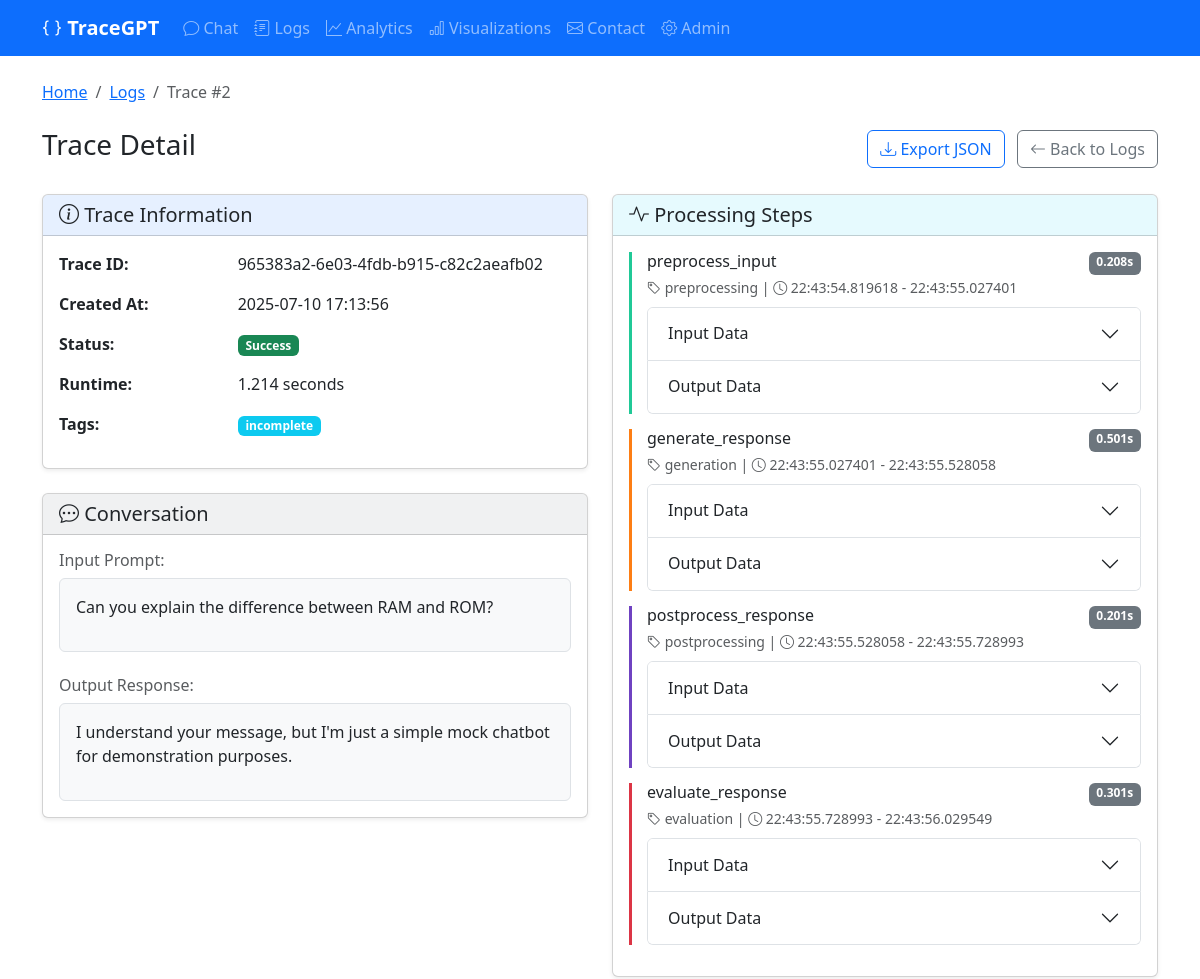
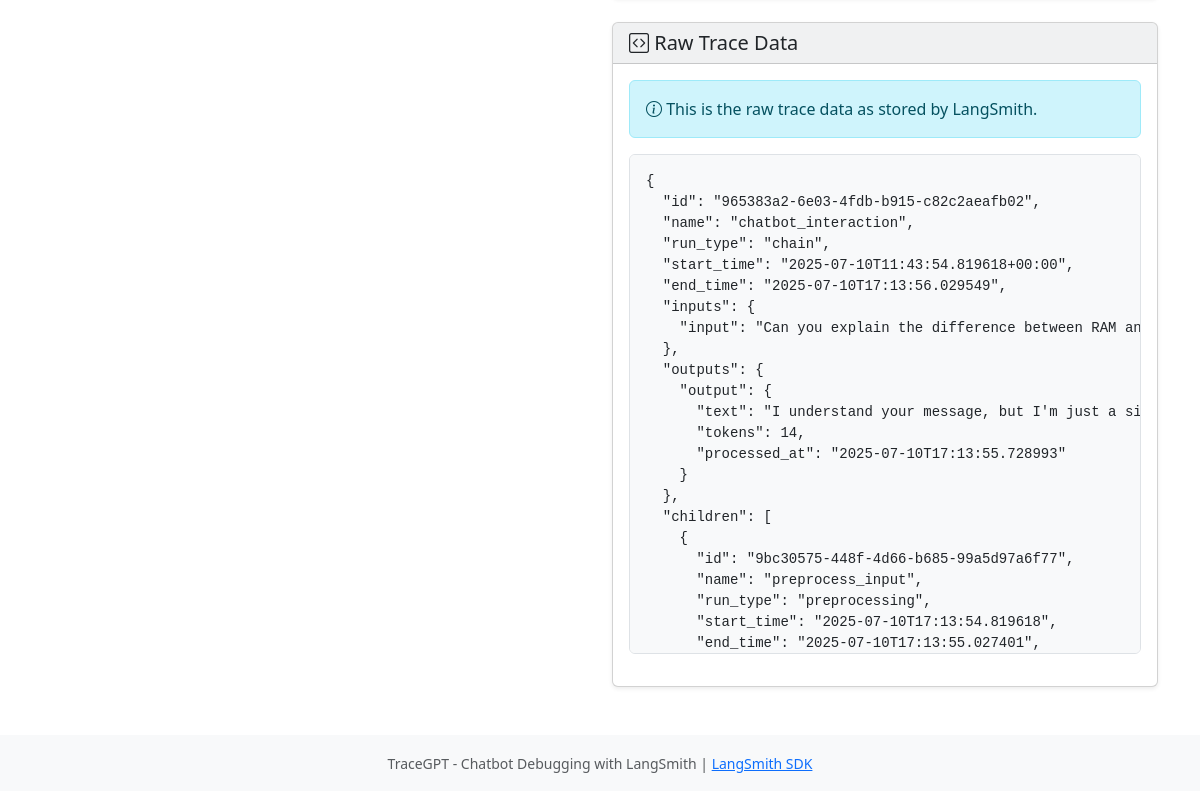
The app's page /trace/2/ with its own data (2 pictures, top to bottom).
### tracegptapp/models.py (models this page shows, shortened)
class ChatTrace(models.Model):
    STATUS_CHOICES = (
        ('success', 'Success'),
        ('error', 'Error'),
    )
    TAG_CHOICES = (
        ('correct', 'Correct'),
        ('misleading', 'Misleading'),
        ('incomplete', 'Incomplete'),
        ('slow', 'Slow'),
    )
    run_id = models.CharField(max_length=100, unique=True)
    input_prompt = models.TextField()
    output_response = models.TextField()
    status = models.CharField(max_length=20, choices=STATUS_CHOICES, default='success')
    tags = MultiSelectField(choices=TAG_CHOICES, max_length=50, blank=True)
    runtime_seconds = models.FloatField(default=0.0)
    trace_data = models.JSONField(default=dict)
    created_at = models.DateTimeField(default=timezone.now)
    class Meta:
        ordering = ['-created_at']

class TraceStep(models.Model):
    trace = models.ForeignKey(ChatTrace, on_delete=models.CASCADE, related_name='steps')
    step_name = models.CharField(max_length=100)
    step_type = models.CharField(max_length=50)
    input_data = models.JSONField(default=dict, null=True, blank=True)
    output_data = models.JSONField(default=dict, null=True, blank=True)
    start_time = models.DateTimeField()
    end_time = models.DateTimeField()
    runtime_seconds = models.FloatField(default=0.0)
    class Meta:
        ordering = ['start_time']

### tracegptapp/views.py (the view)
# urls.py: path('trace/<int:trace_id>/', views.trace_detail, name='trace_detail'),
def trace_detail(request, trace_id):
    trace = get_object_or_404(ChatTrace, id=trace_id)
    steps = trace.steps.all()
    context = {
        'trace': trace,
        'steps': steps,
        'trace_data_json': json.dumps(trace.trace_data, indent=2)
    }
    return render(request, 'trace_detail.html', context)

### templates/trace_detail.html (shortened to what this page needs)
{% extends 'base.html' %}
{% block content %}
<div class="row">
    <div class="col-md-12">
        <nav aria-label="breadcrumb" class="mb-4">
            <ol class="breadcrumb">
                <li class="breadcrumb-item"><a href="/">Home</a></li>
                <li class="breadcrumb-item"><a href="/logs/">Logs</a></li>
                <li class="breadcrumb-item active">Trace #{{ trace.id }}</li>
            </ol>
        </nav>
        <div class="d-flex justify-content-between align-items-center mb-4">
            <h3>Trace Detail</h3>
            <div>
                <a href="/trace/{{ trace.id }}/export/" class="btn btn-outline-primary">
                    <i class="bi bi-download"></i> Export JSON
                </a>
                <a href="/logs/" class="btn btn-outline-secondary ms-2">
                    <i class="bi bi-arrow-left"></i> Back to Logs
                </a>
            </div>
        </div>
        <div class="row">
            <div class="col-lg-6">
                <div class="card shadow-sm mb-4">
                    <div class="card-header bg-primary bg-opacity-10">
                        <h5 class="card-title mb-0">
                            <i class="bi bi-info-circle"></i> Trace Information
                        </h5>
                    </div>
                    <div class="card-body">
                        <div class="row mb-3">
                            <div class="col-md-4 fw-bold">Trace ID:</div>
                            <div class="col-md-8">{{ trace.run_id }}</div>
                        </div>
                        <div class="row mb-3">
                            <div class="col-md-4 fw-bold">Created At:</div>
                            <div class="col-md-8">{{ trace.created_at|date:"Y-m-d H:i:s" }}</div>
                        </div>
                        <div class="row mb-3">
                            <div class="col-md-4 fw-bold">Status:</div>
                            <div class="col-md-8">
                                <span class="badge {% if trace.status == 'success' %}bg-success{% else %}bg-danger{% endif %}">
                                    {{ trace.status|title }}
                                </span>
                            </div>
                        </div>
                        <div class="row mb-3">
                            <div class="col-md-4 fw-bold">Runtime:</div>
                            <div class="col-md-8">{{ trace.runtime_seconds|floatformat:3 }} seconds</div>
                        </div>
                        <div class="row mb-3">
                            <div class="col-md-4 fw-bold">Tags:</div>
                            <div class="col-md-8">
                                {% for tag in trace.tags %}
                                <span class="badge bg-{% if tag == 'correct' %}success{% elif tag == 'misleading' %}warning{% elif tag == 'incomplete' %}info{% else %}secondary{% endif %} me-1">
                                    {{ tag }}
                                </span>
                                {% empty %}
                                <span class="text-muted">No tags</span>
                                {% endfor %}
                            </div>
                        </div>
                    </div>
                </div>
                <div class="card shadow-sm mb-4">
                    <div class="card-header bg-secondary bg-opacity-10">
                        <h5 class="card-title mb-0">
                            <i class="bi bi-chat-dots"></i> Conversation
                        </h5>
                    </div>
                    <div class="card-body">
                        <div class="mb-4">
                            <h6 class="text-muted mb-2">Input Prompt:</h6>
                            <div class="p-3 border rounded bg-light">
                                {{ trace.input_prompt|linebreaks }}
                            </div>
                        </div>
                        <div>
                            <h6 class="text-muted mb-2">Output Response:</h6>
                            <div class="p-3 border rounded bg-light">
                                {{ trace.output_response|linebreaks }}
                            </div>
                        </div>
                    </div>
                </div>
            </div>
            <div class="col-lg-6">
                <div class="card shadow-sm mb-4">
                    <div class="card-header bg-info bg-opacity-10">
                        <h5 class="card-title mb-0">
                            <i class="bi bi-activity"></i> Processing Steps
                        </h5>
                    </div>
                    <div class="card-body">
                        {% if steps %}
                            <div class="timeline">
                                {% for step in steps %}
                                <div class="trace-step trace-step-{{ step.step_type }}">
                                    <div class="d-flex justify-content-between">
                                        <h6 class="mb-1">{{ step.step_name }}</h6>
                                        <span class="badge bg-secondary">{{ step.runtime_seconds|floatformat:3 }}s</span>
                                    </div>
                                    <p class="text-muted mb-2">
                                        <small>
                                            <i class="bi bi-tag"></i> {{ step.step_type }} |
                                            <i class="bi bi-clock"></i> {{ step.start_time|date:"H:i:s.u" }} - {{ step.end_time|date:"H:i:s.u" }}
                                        </small>
                                    </p>
                                    <div class="accordion" id="step{{ step.id }}Accordion">
                                        <div class="accordion-item">
                                            <h2 class="accordion-header">
                                                <button class="accordion-button collapsed" type="button"
                                                        data-bs-toggle="collapse" data-bs-target="#step{{ step.id }}Input">
                                                    Input Data
                                                </button>
                                            </h2>
                                        </div>
                                        <div class="accordion-item">
                                            <h2 class="accordion-header">
                                                <button class="accordion-button collapsed" type="button"
                                                        data-bs-toggle="collapse" data-bs-target="#step{{ step.id }}Output">
                                                    Output Data
                                                </button>
                                            </h2>
                                        </div>
                                    </div>
                                </div>
                                {% endfor %}
                            </div>
                        {% else %}
                            <div class="alert alert-warning">
                                No processing steps recorded for this trace.
                            </div>
                        {% endif %}
                    </div>
                </div>
                <div class="card shadow-sm mb-4">
                    <div class="card-header bg-secondary bg-opacity-10">
                        <h5 class="card-title mb-0">
                            <i class="bi bi-code-square"></i> Raw Trace Data
                        </h5>
                    </div>
                    <div class="card-body">
                        <div class="alert alert-info">
                            <i class="bi bi-info-circle"></i> This is the raw trace data as stored by LangSmith.
                        </div>
                        <pre class="p-3 border rounded bg-light" style="max-height: 500px; overflow: auto;">{{ trace_data_json }}</pre>
                    </div>
                </div>
            </div>
        </div>
    </div>
</div>
{% endblock %}

### templates/base.html (style rules this page uses)
.trace-step { border-left: 3px solid #0d6efd; padding-left: 15px; margin-bottom: 15px; }
.trace-step-preprocessing { border-color: #20c997; }
.trace-step-generation { border-color: #fd7e14; }
.trace-step-postprocessing { border-color: #6f42c1; }
.trace-step-evaluation { border-color: #dc3545; }
pre { background-color: #f8f9fa; padding: 10px; border-radius: 5px; }

### records on screen
ChatTrace: id "2", run_id "965383a2-6e03-4fdb-b915-c82c2aeafb02", created_at "2025-07-10 17:13:56", status "Success", runtime_seconds "1.214", tags "incomplete", input_prompt "Can you explain the difference between RAM and ROM?", output_response "I understand your message, but I'm just a simple mock chatbot for demonstration purposes."
TraceStep: step_name "preprocess_input", runtime_seconds "0.208", step_type "preprocessing", start_time "22:43:54.819618", end_time "22:43:55.027401"
TraceStep: step_name "generate_response", runtime_seconds "0.501", step_type "generation", start_time "22:43:55.027401", end_time "22:43:55.528058"
TraceStep: step_name "postprocess_response", runtime_seconds "0.201", step_type "postprocessing", start_time "22:43:55.528058", end_time "22:43:55.728993"
TraceStep: step_name "evaluate_response", runtime_seconds "0.301", step_type "evaluation", start_time "22:43:55.728993", end_time "22:43:56.029549"
